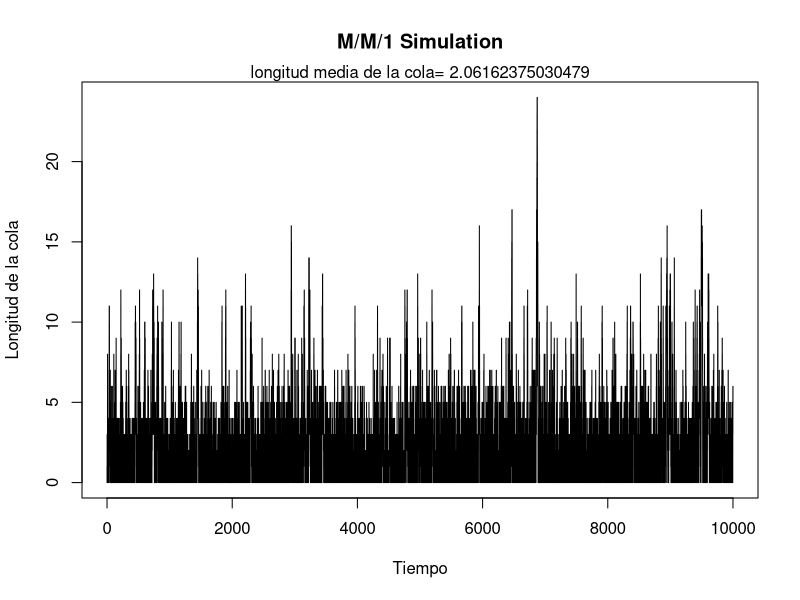

The R script that drew this image: (Note: this script raises an error after producing the figure.)
# Simulación de un sistema M/M/1. Tasa de llegadas lambda=2 y tasa de servicios mu=3.
lambda = 2
mu = 3

# tiempo que dura la simulación
time = 10000
t = 0

# Q_hist[n] es el número de personas en el sistema antes de que se produzca el suceso n-ésimo
Q_hist = 0
# s es la suma acumulada para calcular la longitud media de la cola
s = 0

# El sistema está inicialmente vacío. Generamos la primera llegada:
T1 = rexp(1,rate=lambda)
Q = 1 # número de clientes en el sistema
event_times = T1
t = T1
num_event = 1 #número del suceso, éste es el primero

# El siguiente suceso puede ser una llegada o una salida. El tiempo hasta el próximo suceso es T1 
# y se distribuye como exp(lambda+mu). Para determinar si ese suceso es una llegada o una salida, 
# generamos una variable aleatoria U(0,1). Si u<lambda/(lambda+mu) será una llegada, si no, una
# salida.

while (t<time) {
  num_event = num_event+1
  if(Q>0) {
    # comprobamos que el sistema no estaba vacío
    T1 = rexp(1,rate=lambda+mu)
    p = runif(1,0,1)
    Q_hist[num_event] = Q
    Q = ifelse(p<lambda/(lambda+mu),Q+1,Q-1)
  } else {
    # Si el sistema estaba vacío, solo son posibles llegadas
    T1 = rexp(1,rate=lambda)
    Q_hist[num_event] = Q
    Q = 1
  }
  t = t+T1 # actualizamos el tiempo de la simulación
  event_times[num_event] = T1 # actualizamos el tiempo entre sucesos
  s = s+T1*Q_hist[num_event] # he pasado un tiempo T1 con una cola de Q_hist[num_event] clientes
}

# s/t es la longitud media de la cola.
plot(cumsum(event_times),Q_hist,type="s", xlab="Tiempo",ylab="Longitud de la cola",
     main="M/M/1 Simulation")
mtext(paste("longitud media de la cola=",s/t))
# También la podemos estimar como:
sum(Q_hist*event_times)/10000

# Proporción de tiempo en la simulación en la que la cola tiene longitud 0:
sum(event_times[Q_hist==0])/t
# El valor teórico es pi_0=1-rho, con rho=lambda/mu
1-lambda/mu

# Proporción de tiempo en la simulación en la que la cola tiene longitud 1:
sum(event_times[Q_hist==1])/t
# El valor teórico es pi_1=(1-rho)*rho, con rho=lambda/mu
(1-lambda/mu)*(lambda/mu)

# Paquete simmer: Discrete-Event simulation for R. Sistema M/M/1. Este paquete utiliza ggplot2 para
# los gráficos. 
lambda <- 2
mu <- 3
rho <- lambda/mu # = 2/3

mm1.trajectory <- trajectory() %>%
  seize("resource", amount=1) %>%
  timeout(function() rexp(1, mu)) %>%
  release("resource", amount=1)

mm1.env <- simmer() %>%
  add_resource("resource", capacity=1, queue_size=Inf) %>%
  add_generator("arrival", mm1.trajectory, function() rexp(1, lambda)) %>% 
  run(until=2000)

mm1.N <- rho/(1-rho) # número medio de clientes en el sistema

# 
resources <- get_mon_resources(mm1.env)
plot(resources, metric = "utilization")
# con o sin steps=TRUE
plot(resources, metric = "usage", items = c("queue", "server"))+geom_hline(yintercept=mm1.N)
plot(resources, metric = "usage", items = c("queue", "server"), steps=TRUE)+
  xlim(0, 20) + ylim(0, 4)

# A partir de la simulación, se puede calcular el tiempo medio que pasa un cliente en el sistema:
mm1.arrivals <- get_mon_arrivals(mm1.env)
mm1.t_system <- mm1.arrivals$end_time - mm1.arrivals$start_time

mm1.T <- mm1.N / lambda
mm1.T ; mean(mm1.t_system)

